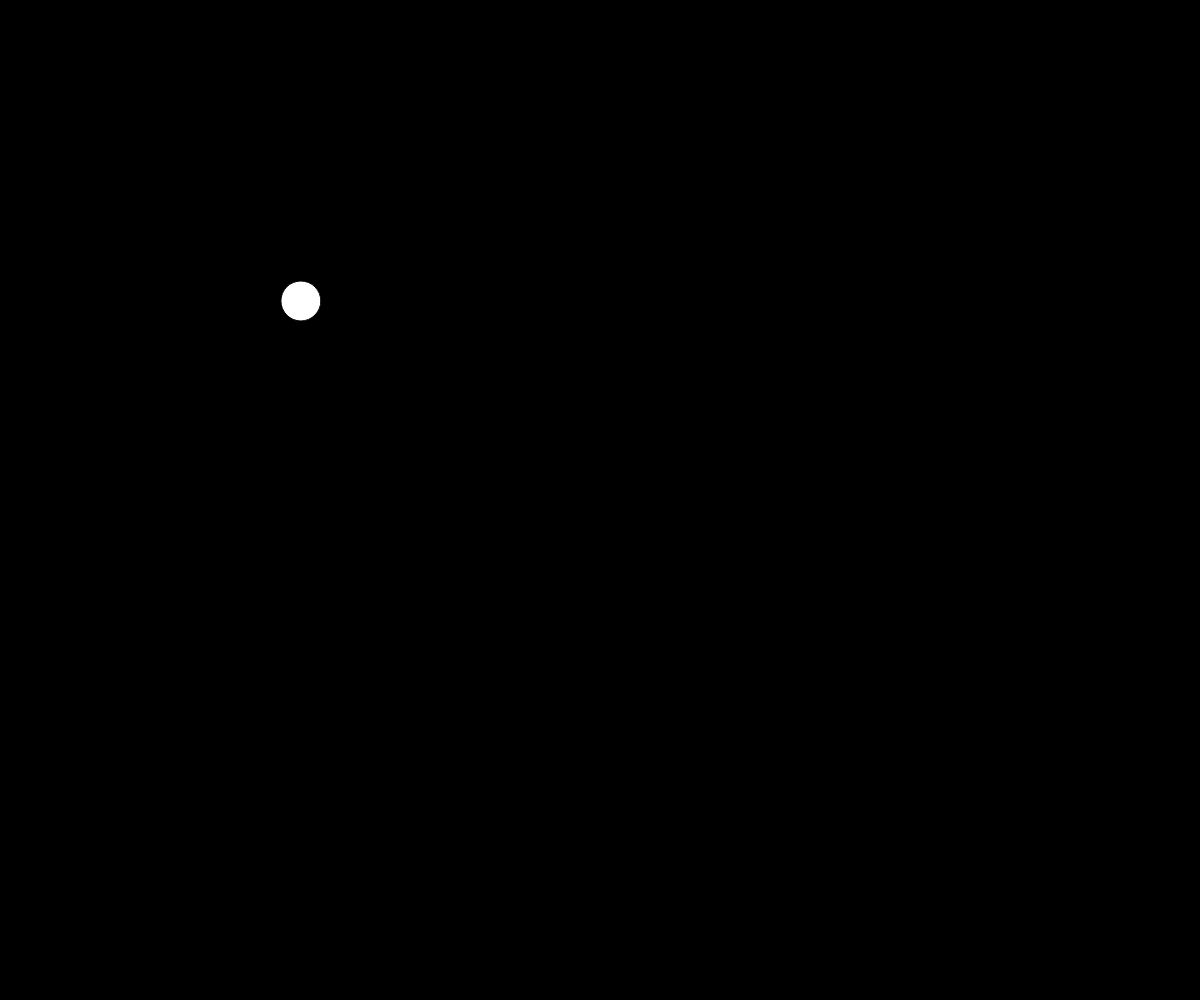
Frame 1 (no input)
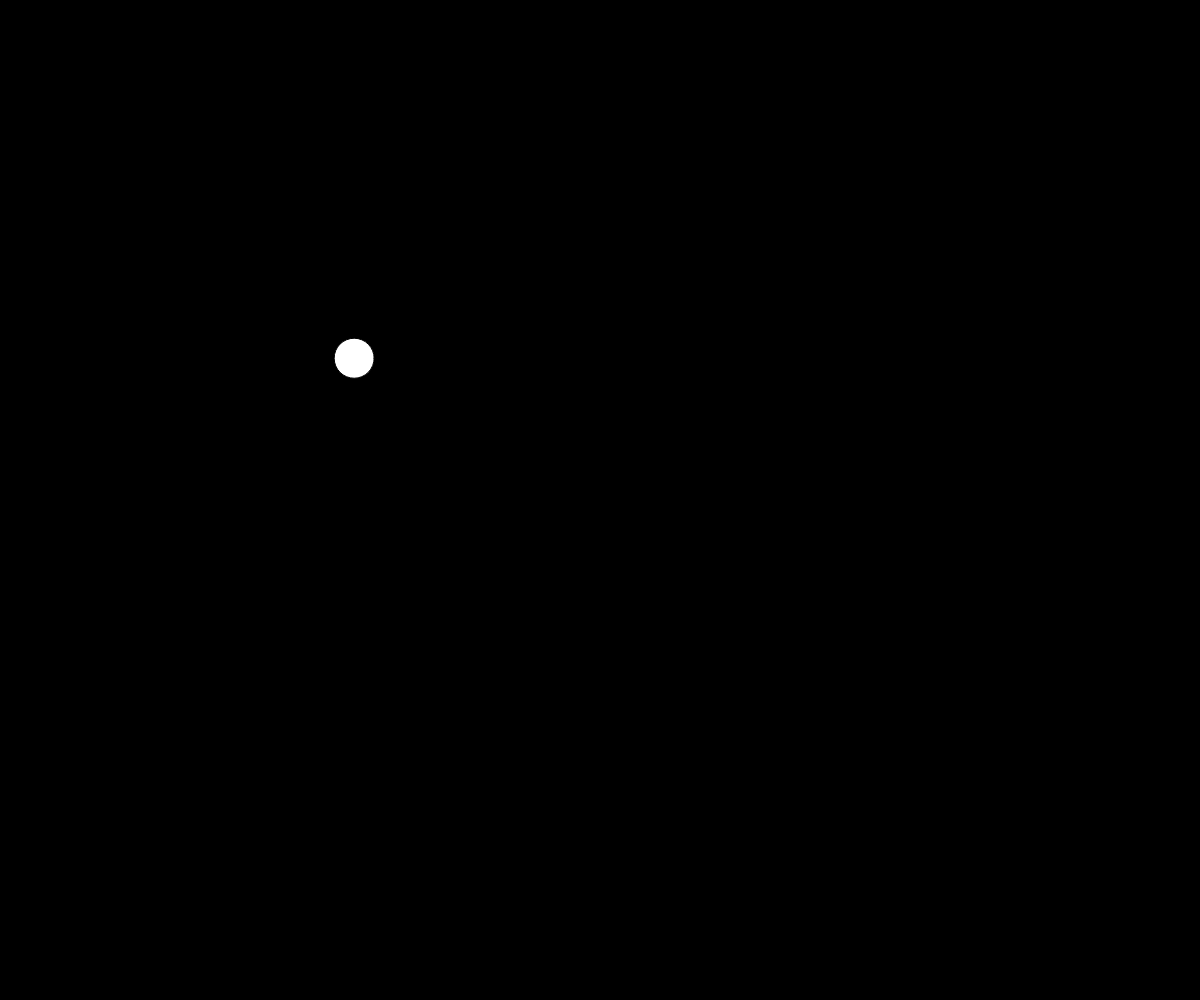
Frame 60 (no input)
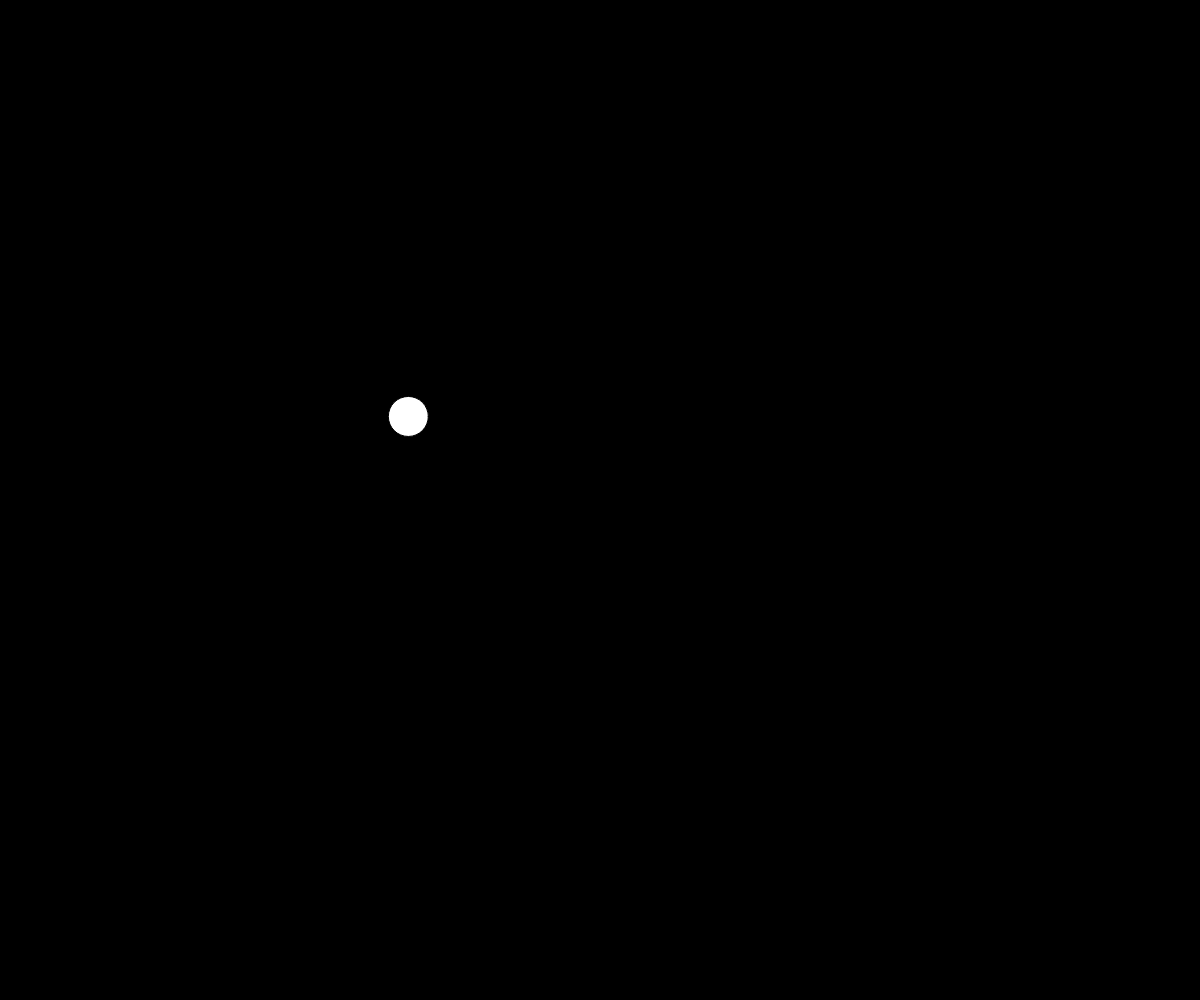
Frame 120 (the mouse pressed at the canvas centre since frame 60)

The p5.js sketch that drew these frames (run headless with seeded random() and noise() and a simulated clock; from frame 60 on, the mouse is pressed at the canvas centre):

// p5.js sketch
// ── sketch.js
var value = 1;
var x = 300;
var y = 300;
var xspeed = Math.random(-2,2);
var yspeed = Math.random(-2,2);
var dangerous = 255;


function setup() {
  createCanvas(windowWidth,windowHeight);

}

function draw() {
  x = x + xspeed;
  y = y + yspeed;


  background(0);
  fill(255,dangerous,dangerous);
  ellipse(x, y, 40,40);

//  if ((x > width-20) || (x < 20)) {
//    xspeed = xspeed * -1;
//    dangerous = dangerous + 5;

//  if ((y > height-20) || (y < 20)) {
//    yspeed = yspeed * -1;
//    dangerous = dangerous + 5;
//  }


  if ((x > windowWidth-20) || (x < 20)) {
    xspeed = xspeed * -1;
    dangerous = dangerous + 5;
	}
  if ((y > windowHeight-20) || (y < 20)) {
    yspeed = yspeed * -1;
    dangerous = dangerous + 5;
  }

  if (Math.abs(xspeed) <= 2 || Math.abs(yspeed) <= 2) {
    dangerous = dangerous + 5;
  }

}

function mouseDragged() {
  var moveX = pmouseX - mouseX;
  var moveY = pmouseY - mouseY;
  if (value == 0) {
    print(1);
    x = mouseX;
    y = mouseY;
  } else {
    value = 0;
  }

  if (moveX >= 20) {
    xspeed = -10;
    dangerous = dangerous - 20;
  } else if (Math.abs(moveX) >= 20 && moveX <= 0) {
    xspeed = 10;
    dangerous = dangerous - 20;
  }

  if (moveY >= 20) {
    yspeed = -10;
    dangerous = dangerous - 20;
  } else if (Math.abs(moveY) >= 20 && moveY <= 0) {
    yspeed = 10;
    dangerous = dangerous - 20;
  }
}

function mousePressed() {
  if (value == 0) {
    print(1);
    x = mouseX;
    y = mouseY;
    dangerous = dangerous - 20;
    if(xspeed == 10 || xspeed == -10){
      xspeed = 2;
    }
    if(yspeed == 10 || yspeed == -10){
      yspeed = 2;
    }
  } else {
    value = 0;
  }
}
